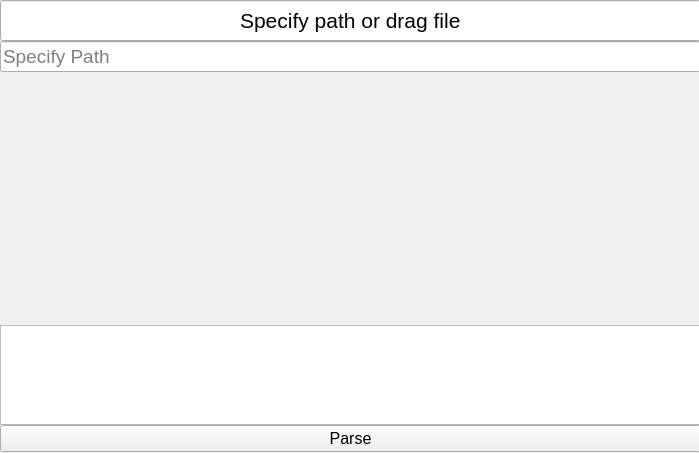
<?xml version="1.0" encoding="UTF-8"?>
<ui version="4.0">
 <class>MainWindow</class>
 <widget class="QMainWindow" name="MainWindow">
  <property name="windowModality">
   <enum>Qt::ApplicationModal</enum>
  </property>
  <property name="geometry">
   <rect>
    <x>0</x>
    <y>0</y>
    <width>699</width>
    <height>453</height>
   </rect>
  </property>
  <property name="sizePolicy">
   <sizepolicy hsizetype="Preferred" vsizetype="Preferred">
    <horstretch>0</horstretch>
    <verstretch>0</verstretch>
   </sizepolicy>
  </property>
  <property name="font">
   <font>
    <pointsize>12</pointsize>
   </font>
  </property>
  <property name="tabletTracking">
   <bool>true</bool>
  </property>
  <property name="windowTitle">
   <string>Qr Decoder</string>
  </property>
  <property name="autoFillBackground">
   <bool>true</bool>
  </property>
  <widget class="QWidget" name="widget">
   <property name="sizePolicy">
    <sizepolicy hsizetype="Preferred" vsizetype="Preferred">
     <horstretch>0</horstretch>
     <verstretch>0</verstretch>
    </sizepolicy>
   </property>
   <property name="sizeIncrement">
    <size>
     <width>1</width>
     <height>1</height>
    </size>
   </property>
   <property name="mouseTracking">
    <bool>true</bool>
   </property>
   <property name="tabletTracking">
    <bool>false</bool>
   </property>
   <property name="focusPolicy">
    <enum>Qt::ClickFocus</enum>
   </property>
   <property name="acceptDrops">
    <bool>true</bool>
   </property>
   <property name="autoFillBackground">
    <bool>true</bool>
   </property>
   <widget class="QWidget" name="gridLayoutWidget">
    <property name="geometry">
     <rect>
      <x>0</x>
      <y>0</y>
      <width>703</width>
      <height>452</height>
     </rect>
    </property>
    <layout class="QGridLayout" name="gridLayout">
     <property name="sizeConstraint">
      <enum>QLayout::SetDefaultConstraint</enum>
     </property>
     <property name="spacing">
      <number>0</number>
     </property>
     <item row="4" column="0" colspan="3">
      <widget class="QPushButton" name="pushButton">
       <property name="text">
        <string>Parse</string>
       </property>
      </widget>
     </item>
     <item row="0" column="0" colspan="3">
      <widget class="QLineEdit" name="lineEdit">
       <property name="sizePolicy">
        <sizepolicy hsizetype="Expanding" vsizetype="Fixed">
         <horstretch>0</horstretch>
         <verstretch>0</verstretch>
        </sizepolicy>
       </property>
       <property name="minimumSize">
        <size>
         <width>701</width>
         <height>41</height>
        </size>
       </property>
       <property name="font">
        <font>
         <pointsize>16</pointsize>
        </font>
       </property>
       <property name="focusPolicy">
        <enum>Qt::NoFocus</enum>
       </property>
       <property name="acceptDrops">
        <bool>false</bool>
       </property>
       <property name="text">
        <string>Specify path or drag file</string>
       </property>
       <property name="alignment">
        <set>Qt::AlignCenter</set>
       </property>
       <property name="readOnly">
        <bool>true</bool>
       </property>
      </widget>
     </item>
     <item row="2" column="1">
      <widget class="QLabel" name="imageLabel">
       <property name="sizePolicy">
        <sizepolicy hsizetype="Preferred" vsizetype="Preferred">
         <horstretch>0</horstretch>
         <verstretch>0</verstretch>
        </sizepolicy>
       </property>
       <property name="minimumSize">
        <size>
         <width>250</width>
         <height>250</height>
        </size>
       </property>
       <property name="text">
        <string/>
       </property>
      </widget>
     </item>
     <item row="2" column="0">
      <spacer name="horizontalSpacer">
       <property name="orientation">
        <enum>Qt::Horizontal</enum>
       </property>
       <property name="sizeHint" stdset="0">
        <size>
         <width>40</width>
         <height>20</height>
        </size>
       </property>
      </spacer>
     </item>
     <item row="2" column="2">
      <spacer name="horizontalSpacer_2">
       <property name="orientation">
        <enum>Qt::Horizontal</enum>
       </property>
       <property name="sizeHint" stdset="0">
        <size>
         <width>40</width>
         <height>20</height>
        </size>
       </property>
      </spacer>
     </item>
     <item row="3" column="0" colspan="3">
      <widget class="QTextBrowser" name="info">
       <property name="minimumSize">
        <size>
         <width>0</width>
         <height>0</height>
        </size>
       </property>
       <property name="maximumSize">
        <size>
         <width>16777215</width>
         <height>100</height>
        </size>
       </property>
      </widget>
     </item>
     <item row="1" column="0" colspan="3">
      <widget class="QLineEdit" name="fileNameText">
       <property name="sizePolicy">
        <sizepolicy hsizetype="Expanding" vsizetype="Fixed">
         <horstretch>1</horstretch>
         <verstretch>0</verstretch>
        </sizepolicy>
       </property>
       <property name="minimumSize">
        <size>
         <width>701</width>
         <height>31</height>
        </size>
       </property>
       <property name="font">
        <font>
         <pointsize>14</pointsize>
        </font>
       </property>
       <property name="text">
        <string/>
       </property>
       <property name="dragEnabled">
        <bool>true</bool>
       </property>
       <property name="placeholderText">
        <string>Specify Path</string>
       </property>
      </widget>
     </item>
     <item row="2" column="3">
      <spacer name="horizontalSpacer_3">
       <property name="orientation">
        <enum>Qt::Horizontal</enum>
       </property>
       <property name="sizeHint" stdset="0">
        <size>
         <width>100</width>
         <height>20</height>
        </size>
       </property>
      </spacer>
     </item>
    </layout>
   </widget>
  </widget>
  <action name="actionPaste">
   <property name="checkable">
    <bool>true</bool>
   </property>
   <property name="text">
    <string>Paste</string>
   </property>
   <property name="shortcut">
    <string>Ctrl+V</string>
   </property>
   <property name="autoRepeat">
    <bool>false</bool>
   </property>
  </action>
 </widget>
 <resources/>
 <connections>
  <connection>
   <sender>pushButton</sender>
   <signal>clicked()</signal>
   <receiver>MainWindow</receiver>
   <slot>buttonClicked()</slot>
   <hints>
    <hint type="sourcelabel">
     <x>157</x>
     <y>510</y>
    </hint>
    <hint type="destinationlabel">
     <x>198</x>
     <y>164</y>
    </hint>
   </hints>
  </connection>
  <connection>
   <sender>fileNameText</sender>
   <signal>textEdited(QString)</signal>
   <receiver>MainWindow</receiver>
   <slot>clearEffects()</slot>
   <hints>
    <hint type="sourcelabel">
     <x>49</x>
     <y>55</y>
    </hint>
    <hint type="destinationlabel">
     <x>15</x>
     <y>111</y>
    </hint>
   </hints>
  </connection>
 </connections>
 <slots>
  <slot>buttonClicked()</slot>
  <slot>clearEffects()</slot>
  <slot>paste()</slot>
 </slots>
</ui>
